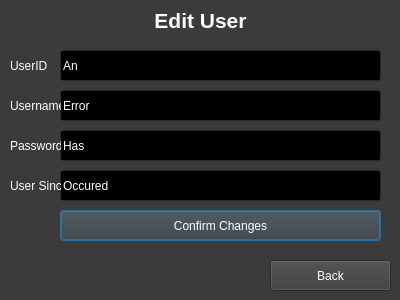
<?xml version="1.0" encoding="UTF-8"?>
<ui version="4.0">
 <class>edituserdetails</class>
 <widget class="QDialog" name="edituserdetails">
  <property name="geometry">
   <rect>
    <x>0</x>
    <y>0</y>
    <width>400</width>
    <height>300</height>
   </rect>
  </property>
  <property name="palette">
   <palette>
    <active>
     <colorrole role="WindowText">
      <brush brushstyle="SolidPattern">
       <color alpha="255">
        <red>255</red>
        <green>255</green>
        <blue>255</blue>
       </color>
      </brush>
     </colorrole>
     <colorrole role="Button">
      <brush brushstyle="SolidPattern">
       <color alpha="255">
        <red>59</red>
        <green>59</green>
        <blue>59</blue>
       </color>
      </brush>
     </colorrole>
     <colorrole role="Light">
      <brush brushstyle="SolidPattern">
       <color alpha="255">
        <red>88</red>
        <green>88</green>
        <blue>88</blue>
       </color>
      </brush>
     </colorrole>
     <colorrole role="Midlight">
      <brush brushstyle="SolidPattern">
       <color alpha="255">
        <red>73</red>
        <green>73</green>
        <blue>73</blue>
       </color>
      </brush>
     </colorrole>
     <colorrole role="Dark">
      <brush brushstyle="SolidPattern">
       <color alpha="255">
        <red>29</red>
        <green>29</green>
        <blue>29</blue>
       </color>
      </brush>
     </colorrole>
     <colorrole role="Mid">
      <brush brushstyle="SolidPattern">
       <color alpha="255">
        <red>39</red>
        <green>39</green>
        <blue>39</blue>
       </color>
      </brush>
     </colorrole>
     <colorrole role="Text">
      <brush brushstyle="SolidPattern">
       <color alpha="255">
        <red>255</red>
        <green>255</green>
        <blue>255</blue>
       </color>
      </brush>
     </colorrole>
     <colorrole role="BrightText">
      <brush brushstyle="SolidPattern">
       <color alpha="255">
        <red>255</red>
        <green>255</green>
        <blue>255</blue>
       </color>
      </brush>
     </colorrole>
     <colorrole role="ButtonText">
      <brush brushstyle="SolidPattern">
       <color alpha="255">
        <red>255</red>
        <green>255</green>
        <blue>255</blue>
       </color>
      </brush>
     </colorrole>
     <colorrole role="Base">
      <brush brushstyle="SolidPattern">
       <color alpha="255">
        <red>0</red>
        <green>0</green>
        <blue>0</blue>
       </color>
      </brush>
     </colorrole>
     <colorrole role="Window">
      <brush brushstyle="SolidPattern">
       <color alpha="255">
        <red>59</red>
        <green>59</green>
        <blue>59</blue>
       </color>
      </brush>
     </colorrole>
     <colorrole role="Shadow">
      <brush brushstyle="SolidPattern">
       <color alpha="255">
        <red>0</red>
        <green>0</green>
        <blue>0</blue>
       </color>
      </brush>
     </colorrole>
     <colorrole role="AlternateBase">
      <brush brushstyle="SolidPattern">
       <color alpha="255">
        <red>29</red>
        <green>29</green>
        <blue>29</blue>
       </color>
      </brush>
     </colorrole>
     <colorrole role="ToolTipBase">
      <brush brushstyle="SolidPattern">
       <color alpha="255">
        <red>255</red>
        <green>255</green>
        <blue>220</blue>
       </color>
      </brush>
     </colorrole>
     <colorrole role="ToolTipText">
      <brush brushstyle="SolidPattern">
       <color alpha="255">
        <red>0</red>
        <green>0</green>
        <blue>0</blue>
       </color>
      </brush>
     </colorrole>
    </active>
    <inactive>
     <colorrole role="WindowText">
      <brush brushstyle="SolidPattern">
       <color alpha="255">
        <red>255</red>
        <green>255</green>
        <blue>255</blue>
       </color>
      </brush>
     </colorrole>
     <colorrole role="Button">
      <brush brushstyle="SolidPattern">
       <color alpha="255">
        <red>59</red>
        <green>59</green>
        <blue>59</blue>
       </color>
      </brush>
     </colorrole>
     <colorrole role="Light">
      <brush brushstyle="SolidPattern">
       <color alpha="255">
        <red>88</red>
        <green>88</green>
        <blue>88</blue>
       </color>
      </brush>
     </colorrole>
     <colorrole role="Midlight">
      <brush brushstyle="SolidPattern">
       <color alpha="255">
        <red>73</red>
        <green>73</green>
        <blue>73</blue>
       </color>
      </brush>
     </colorrole>
     <colorrole role="Dark">
      <brush brushstyle="SolidPattern">
       <color alpha="255">
        <red>29</red>
        <green>29</green>
        <blue>29</blue>
       </color>
      </brush>
     </colorrole>
     <colorrole role="Mid">
      <brush brushstyle="SolidPattern">
       <color alpha="255">
        <red>39</red>
        <green>39</green>
        <blue>39</blue>
       </color>
      </brush>
     </colorrole>
     <colorrole role="Text">
      <brush brushstyle="SolidPattern">
       <color alpha="255">
        <red>255</red>
        <green>255</green>
        <blue>255</blue>
       </color>
      </brush>
     </colorrole>
     <colorrole role="BrightText">
      <brush brushstyle="SolidPattern">
       <color alpha="255">
        <red>255</red>
        <green>255</green>
        <blue>255</blue>
       </color>
      </brush>
     </colorrole>
     <colorrole role="ButtonText">
      <brush brushstyle="SolidPattern">
       <color alpha="255">
        <red>255</red>
        <green>255</green>
        <blue>255</blue>
       </color>
      </brush>
     </colorrole>
     <colorrole role="Base">
      <brush brushstyle="SolidPattern">
       <color alpha="255">
        <red>0</red>
        <green>0</green>
        <blue>0</blue>
       </color>
      </brush>
     </colorrole>
     <colorrole role="Window">
      <brush brushstyle="SolidPattern">
       <color alpha="255">
        <red>59</red>
        <green>59</green>
        <blue>59</blue>
       </color>
      </brush>
     </colorrole>
     <colorrole role="Shadow">
      <brush brushstyle="SolidPattern">
       <color alpha="255">
        <red>0</red>
        <green>0</green>
        <blue>0</blue>
       </color>
      </brush>
     </colorrole>
     <colorrole role="AlternateBase">
      <brush brushstyle="SolidPattern">
       <color alpha="255">
        <red>29</red>
        <green>29</green>
        <blue>29</blue>
       </color>
      </brush>
     </colorrole>
     <colorrole role="ToolTipBase">
      <brush brushstyle="SolidPattern">
       <color alpha="255">
        <red>255</red>
        <green>255</green>
        <blue>220</blue>
       </color>
      </brush>
     </colorrole>
     <colorrole role="ToolTipText">
      <brush brushstyle="SolidPattern">
       <color alpha="255">
        <red>0</red>
        <green>0</green>
        <blue>0</blue>
       </color>
      </brush>
     </colorrole>
    </inactive>
    <disabled>
     <colorrole role="WindowText">
      <brush brushstyle="SolidPattern">
       <color alpha="255">
        <red>29</red>
        <green>29</green>
        <blue>29</blue>
       </color>
      </brush>
     </colorrole>
     <colorrole role="Button">
      <brush brushstyle="SolidPattern">
       <color alpha="255">
        <red>59</red>
        <green>59</green>
        <blue>59</blue>
       </color>
      </brush>
     </colorrole>
     <colorrole role="Light">
      <brush brushstyle="SolidPattern">
       <color alpha="255">
        <red>88</red>
        <green>88</green>
        <blue>88</blue>
       </color>
      </brush>
     </colorrole>
     <colorrole role="Midlight">
      <brush brushstyle="SolidPattern">
       <color alpha="255">
        <red>73</red>
        <green>73</green>
        <blue>73</blue>
       </color>
      </brush>
     </colorrole>
     <colorrole role="Dark">
      <brush brushstyle="SolidPattern">
       <color alpha="255">
        <red>29</red>
        <green>29</green>
        <blue>29</blue>
       </color>
      </brush>
     </colorrole>
     <colorrole role="Mid">
      <brush brushstyle="SolidPattern">
       <color alpha="255">
        <red>39</red>
        <green>39</green>
        <blue>39</blue>
       </color>
      </brush>
     </colorrole>
     <colorrole role="Text">
      <brush brushstyle="SolidPattern">
       <color alpha="255">
        <red>29</red>
        <green>29</green>
        <blue>29</blue>
       </color>
      </brush>
     </colorrole>
     <colorrole role="BrightText">
      <brush brushstyle="SolidPattern">
       <color alpha="255">
        <red>255</red>
        <green>255</green>
        <blue>255</blue>
       </color>
      </brush>
     </colorrole>
     <colorrole role="ButtonText">
      <brush brushstyle="SolidPattern">
       <color alpha="255">
        <red>29</red>
        <green>29</green>
        <blue>29</blue>
       </color>
      </brush>
     </colorrole>
     <colorrole role="Base">
      <brush brushstyle="SolidPattern">
       <color alpha="255">
        <red>59</red>
        <green>59</green>
        <blue>59</blue>
       </color>
      </brush>
     </colorrole>
     <colorrole role="Window">
      <brush brushstyle="SolidPattern">
       <color alpha="255">
        <red>59</red>
        <green>59</green>
        <blue>59</blue>
       </color>
      </brush>
     </colorrole>
     <colorrole role="Shadow">
      <brush brushstyle="SolidPattern">
       <color alpha="255">
        <red>0</red>
        <green>0</green>
        <blue>0</blue>
       </color>
      </brush>
     </colorrole>
     <colorrole role="AlternateBase">
      <brush brushstyle="SolidPattern">
       <color alpha="255">
        <red>59</red>
        <green>59</green>
        <blue>59</blue>
       </color>
      </brush>
     </colorrole>
     <colorrole role="ToolTipBase">
      <brush brushstyle="SolidPattern">
       <color alpha="255">
        <red>255</red>
        <green>255</green>
        <blue>220</blue>
       </color>
      </brush>
     </colorrole>
     <colorrole role="ToolTipText">
      <brush brushstyle="SolidPattern">
       <color alpha="255">
        <red>0</red>
        <green>0</green>
        <blue>0</blue>
       </color>
      </brush>
     </colorrole>
    </disabled>
   </palette>
  </property>
  <property name="windowTitle">
   <string>Edit User</string>
  </property>
  <widget class="QLineEdit" name="passwordbox">
   <property name="geometry">
    <rect>
     <x>60</x>
     <y>130</y>
     <width>321</width>
     <height>31</height>
    </rect>
   </property>
   <property name="styleSheet">
    <string notr="true">font: 14pt &quot;Verdana&quot;;</string>
   </property>
   <property name="text">
    <string>Has</string>
   </property>
   <property name="placeholderText">
    <string>Password</string>
   </property>
  </widget>
  <widget class="QLineEdit" name="useridbox">
   <property name="geometry">
    <rect>
     <x>60</x>
     <y>50</y>
     <width>321</width>
     <height>31</height>
    </rect>
   </property>
   <property name="styleSheet">
    <string notr="true">font: 14pt &quot;Verdana&quot;;</string>
   </property>
   <property name="text">
    <string>An</string>
   </property>
   <property name="readOnly">
    <bool>true</bool>
   </property>
   <property name="placeholderText">
    <string>UserID</string>
   </property>
  </widget>
  <widget class="QPushButton" name="confirmbutton">
   <property name="geometry">
    <rect>
     <x>60</x>
     <y>210</y>
     <width>321</width>
     <height>31</height>
    </rect>
   </property>
   <property name="styleSheet">
    <string notr="true">font: 14pt &quot;Verdana&quot;;</string>
   </property>
   <property name="text">
    <string>Confirm Changes</string>
   </property>
  </widget>
  <widget class="QLabel" name="label">
   <property name="geometry">
    <rect>
     <x>0</x>
     <y>0</y>
     <width>401</width>
     <height>41</height>
    </rect>
   </property>
   <property name="text">
    <string>&lt;html&gt;&lt;head/&gt;&lt;body&gt;&lt;p align=&quot;center&quot;&gt;&lt;span style=&quot; font-size:16pt; font-weight:600;&quot;&gt;Edit User&lt;/span&gt;&lt;/p&gt;&lt;/body&gt;&lt;/html&gt;</string>
   </property>
  </widget>
  <widget class="QPushButton" name="backbutton">
   <property name="geometry">
    <rect>
     <x>270</x>
     <y>260</y>
     <width>121</width>
     <height>31</height>
    </rect>
   </property>
   <property name="styleSheet">
    <string notr="true">font: 14pt &quot;Verdana&quot;;</string>
   </property>
   <property name="text">
    <string>Back</string>
   </property>
  </widget>
  <widget class="QLineEdit" name="usernamebox_2">
   <property name="geometry">
    <rect>
     <x>60</x>
     <y>90</y>
     <width>321</width>
     <height>31</height>
    </rect>
   </property>
   <property name="styleSheet">
    <string notr="true">font: 14pt &quot;Verdana&quot;;</string>
   </property>
   <property name="text">
    <string>Error</string>
   </property>
   <property name="placeholderText">
    <string>Username</string>
   </property>
  </widget>
  <widget class="QLineEdit" name="usersincebox">
   <property name="geometry">
    <rect>
     <x>60</x>
     <y>170</y>
     <width>321</width>
     <height>31</height>
    </rect>
   </property>
   <property name="styleSheet">
    <string notr="true">font: 14pt &quot;Verdana&quot;;</string>
   </property>
   <property name="text">
    <string>Occured</string>
   </property>
   <property name="placeholderText">
    <string>UserSince</string>
   </property>
  </widget>
  <widget class="QLabel" name="label_2">
   <property name="geometry">
    <rect>
     <x>10</x>
     <y>50</y>
     <width>51</width>
     <height>31</height>
    </rect>
   </property>
   <property name="text">
    <string>UserID</string>
   </property>
  </widget>
  <widget class="QLabel" name="label_3">
   <property name="geometry">
    <rect>
     <x>10</x>
     <y>90</y>
     <width>51</width>
     <height>31</height>
    </rect>
   </property>
   <property name="text">
    <string>Username</string>
   </property>
  </widget>
  <widget class="QLabel" name="label_4">
   <property name="geometry">
    <rect>
     <x>10</x>
     <y>130</y>
     <width>51</width>
     <height>31</height>
    </rect>
   </property>
   <property name="text">
    <string>Password</string>
   </property>
  </widget>
  <widget class="QLabel" name="label_5">
   <property name="geometry">
    <rect>
     <x>10</x>
     <y>170</y>
     <width>51</width>
     <height>31</height>
    </rect>
   </property>
   <property name="text">
    <string>User Since</string>
   </property>
  </widget>
 </widget>
 <resources/>
 <connections>
  <connection>
   <sender>confirmbutton</sender>
   <signal>clicked()</signal>
   <receiver>edituserdetails</receiver>
   <slot>confirm()</slot>
   <hints>
    <hint type="sourcelabel">
     <x>201</x>
     <y>225</y>
    </hint>
    <hint type="destinationlabel">
     <x>177</x>
     <y>259</y>
    </hint>
   </hints>
  </connection>
  <connection>
   <sender>backbutton</sender>
   <signal>clicked()</signal>
   <receiver>edituserdetails</receiver>
   <slot>back()</slot>
   <hints>
    <hint type="sourcelabel">
     <x>330</x>
     <y>275</y>
    </hint>
    <hint type="destinationlabel">
     <x>237</x>
     <y>265</y>
    </hint>
   </hints>
  </connection>
 </connections>
 <slots>
  <slot>confirm()</slot>
  <slot>back()</slot>
 </slots>
</ui>
